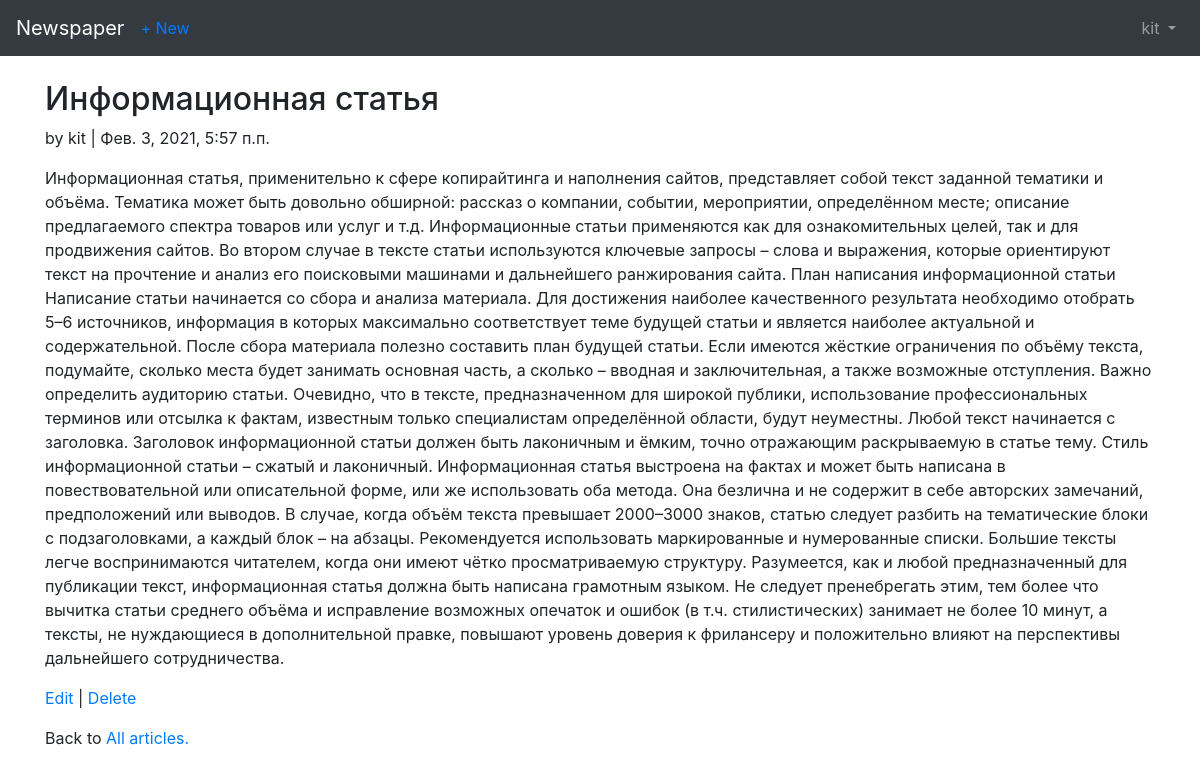
Screenshot of /articles/3 (signed in) with the database file from the repository.
### users/models.py (models this page shows)
class CustomUser(AbstractUser):
    age = models.PositiveIntegerField(default=0)

### articles/models.py (models this page shows, shortened)
class Article(models.Model):
    title = models.CharField(max_length=255)
    body = models.TextField()
    date = models.DateTimeField(auto_now_add=True)
    author = models.ForeignKey(
        settings.AUTH_USER_MODEL,
        on_delete=models.CASCADE
    )

### articles/views.py (the view)
class ArticleDetailView(LoginRequiredMixin, DetailView):
    model = models.Article
    template_name = 'article_detail.html'
    login_url = 'login'

### templates/article_detail.html
{% extends 'base.html' %}
{% block content %}
  <div class="article-entry">
    <h2>{{ object.title }}</h2>
    <p>by {{ object.author }} | {{ object.date }}</p>
    <p>{{ object.body }}</p>
  </div>
  <p>
    <a href="{% url 'article_edit' article.pk %}">Edit</a> |
    <a href="{% url 'article_delete' article.pk %}">Delete</a>
  </p>
  <p>Back to
    <a href="{% url 'article_list' %}">All articles.</a>
  </p>
{% endblock %}

### templates/base.html (shortened to what this page needs)
<!doctype html>
<html lang="en">
  <head>
    <link rel="stylesheet" href="https://cdn.jsdelivr.net/npm/bootstrap@4.6.0/dist/css/bootstrap.min.css">
  </head>
  <body>
    <nav class="navbar navbar-expand-lg navbar-dark bg-dark mb-4">
      <a class="navbar-brand" href="{% url 'home' %}">Newspaper</a>
      {% if user.is_authenticated %}
        <ul class="navbar-nav mr-auto">
          <li class="nav-item">
            <a href="{% url 'article_new' %}">+ New</a>
          </li>
        </ul>
      {% endif %}
      <div class="collapse navbar-collapse" id="navbarSupportedContent">
        {% if user.is_authenticated %}
          <ul class="navbar-nav ml-auto">
            <li class="nav-item dropdown">
              <a class="nav-link dropdown-toggle" href="#" id="navbarDropdown" role="button"
              data-toggle="dropdown" aria-haspopup="true" aria-expanded="false">
                {{ user.username }}
              </a>
            </li>
          </ul>
        {% else %}
        <form class="form-inline ml-auto">
          <a class="btn btn-outline-secondary" href="{% url 'login' %}">Log in</a>
          <a class="btn btn-outline-primary ml-2" href="{% url 'signup' %}">Sign up</a>
        </form>
        {% endif %}
      </div>
    </nav>
    <div class="container">
      {% block content %}
      {% endblock %}
    </div>
  </body>
</html>

### rows the page displays
CustomUser: username "kit"
Article: title "Информационная статья", author "kit", date "Фев. 3, 2021, 5:57 п.п.", body "Информационная статья, применительно к сфере копирайтинга и наполнения сайтов, представляет собой текст заданной тематики и объёма. Тематика может быть довольно обширной: рассказ о компании, событии, мероприятии, определённом месте; описание предлагаемого спектра товаров или услуг и т.д. Информационные статьи применяются как для ознакомительных целей, так и для продвижения сайтов. Во втором случае в тексте статьи используются ключевые запросы – слова и выражения, которые ориентируют текст на прочтение и анализ его поисковыми машинами и дальнейшего ранжирования сайта. План написания информационной статьи Написание статьи начинается со сбора и анализа материала. Для достижения наиболее…"
